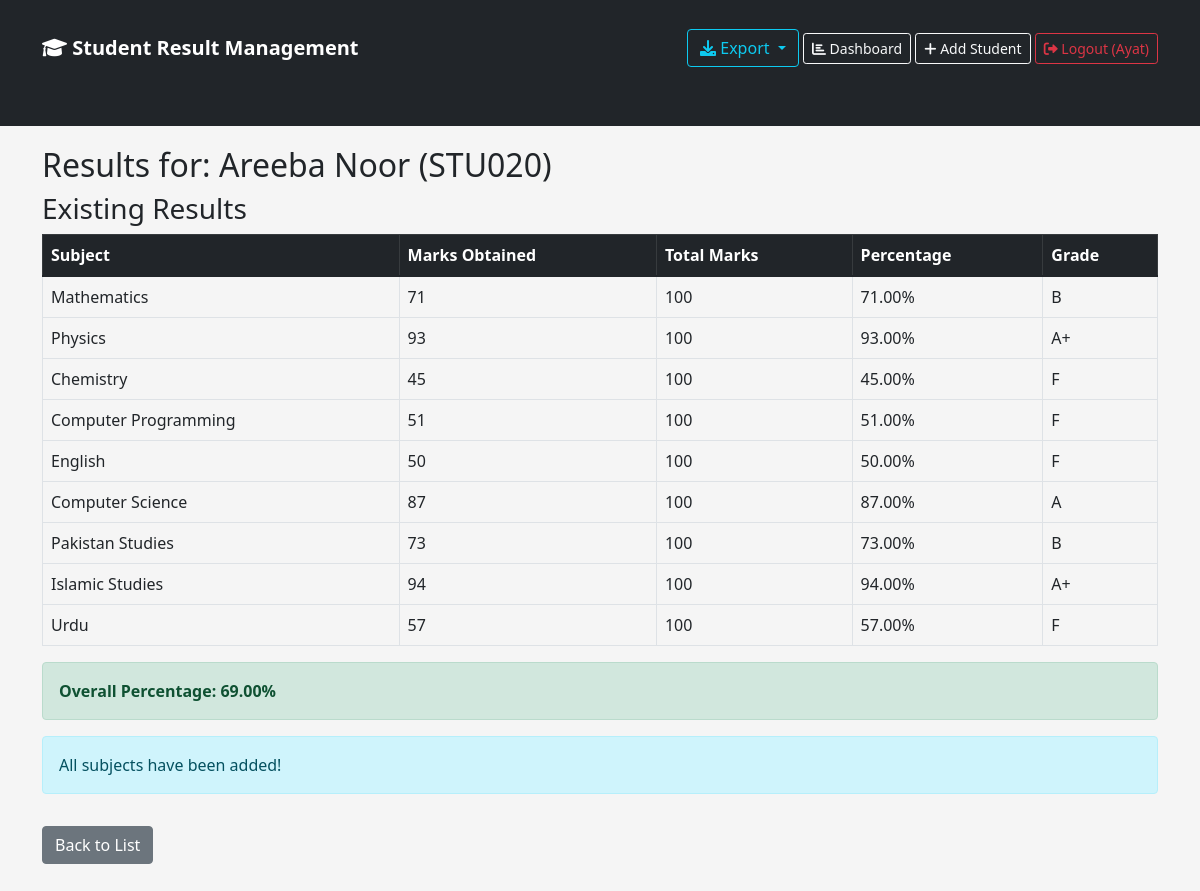
The app's page /23/result/ (signed in) with its own data.
### students/models.py (models this page shows, shortened)
class Student(models.Model):
    name = models.CharField(max_length=100)
    roll_no = models.CharField(max_length=20, unique=True)
    email = models.EmailField()
    class_name = models.CharField(max_length=20)
    created_at = models.DateTimeField(auto_now_add=True)

class Result(models.Model):
    student = models.ForeignKey(Student, on_delete=models.CASCADE, related_name='results')
    subject = models.ForeignKey(Subject, on_delete=models.CASCADE)
    marks_obtained = models.IntegerField()
    total_marks = models.IntegerField(default=100)
    class Meta:
        unique_together = ['student', 'subject']
    def percentage(self):
        return (self.marks_obtained / self.total_marks) * 100
    def grade(self):
        per = self.percentage()
        if per >= 90: return 'A+'
        elif per >= 80: return 'A'
        elif per >= 70: return 'B'
        elif per >= 60: return 'C'
        else: return 'F'

class Subject(models.Model):
    name = models.CharField(max_length=50)
    code = models.CharField(max_length=10)

### students/views.py (the view)
# urls.py: path('<int:pk>/result/', views.student_result, name='student_result'),
@login_required
def student_result(request, pk):
    student = get_object_or_404(Student, pk=pk)
    results = student.results.all()
    existing_subject_ids = results.values_list('subject_id', flat=True)
    available_subjects = Subject.objects.exclude(id__in=existing_subject_ids)
    total_percentage = 0
    if results:
        total_percentage = sum(r.percentage() for r in results) / results.count()
    if request.method == 'POST':
        form = ResultForm(request.POST)
        if form.is_valid():
            result = form.save(commit=False)
            result.student = student
            result.save()
            return redirect('student_result', pk=pk)
    else:
        form = ResultForm()
    context = {
        'student': student,
        'results': results,
        'form': form,
        'available_subjects': available_subjects,
        'total_percentage': total_percentage,
    }
    return render(request, 'students/student_result.html', context)

### students/templates/students/student_result.html
{% extends 'students/base.html' %}
{% block content %}
<h2>Results for: {{ student.name }} ({{ student.roll_no }})</h2>
<h3>Existing Results</h3>
<table class="table table-bordered">
    <thead class="table-dark">
        <tr>
            <th>Subject</th>
            <th>Marks Obtained</th>
            <th>Total Marks</th>
            <th>Percentage</th>
            <th>Grade</th>
        </tr>
    </thead>
    <tbody>
        {% for result in results %}
        <tr>
            <td>{{ result.subject.name }}</td>
            <td>{{ result.marks_obtained }}</td>
            <td>{{ result.total_marks }}</td>
            <td>{{ result.percentage|floatformat:2 }}%</td>
            <td>{{ result.grade }}</td>
        </tr>
        {% empty %}
        <tr><td colspan="5" class="text-center">No results added yet</td></tr>
        {% endfor %}
    </tbody>
</table>
{% if total_percentage > 0 %}
<div class="alert alert-success">
    <strong>Overall Percentage: {{ total_percentage|floatformat:2 }}%</strong>
</div>
{% endif %}
{% if available_subjects %}
<h3>Add New Result</h3>
<div class="card">
    <div class="card-body">
        <form method="POST">
            {% csrf_token %}
            {{ form.as_p }}
            <button type="submit" class="btn btn-primary">Add Result</button>
        </form>
    </div>
</div>
{% else %}
<div class="alert alert-info">All subjects have been added!</div>
{% endif %}
<a href="{% url 'student_list' %}" class="btn btn-secondary mt-3">Back to List</a>
{% endblock %}

### students/templates/students/base.html (shortened to what this page needs)
<!DOCTYPE html>
<html>
<head>
    <link href="https://cdn.jsdelivr.net/npm/bootstrap@5.1.3/dist/css/bootstrap.min.css" rel="stylesheet">
    <link rel="stylesheet" href="https://cdnjs.cloudflare.com/ajax/libs/font-awesome/6.0.0/css/all.min.css">
</head>
<body>
    <nav class="navbar navbar-dark bg-dark">
        <div class="container">
            <a class="navbar-brand" href="{% url 'student_list' %}">
                <i class="fas fa-graduation-cap"></i> Student Result Management
            </a>
            <div>
                {% if user.is_authenticated %}
                    <div class="btn-group">
                        <button type="button" class="btn btn-outline-info dropdown-toggle" data-bs-toggle="dropdown">
                            <i class="fas fa-download"></i> Export
                        </button>
                    </div>
                    <a class="btn btn-outline-light btn-sm" href="{% url 'dashboard' %}">
                        <i class="fas fa-chart-bar"></i> Dashboard
                    </a>
                    <a class="btn btn-outline-light btn-sm" href="{% url 'student_create' %}">
                        <i class="fas fa-plus"></i> Add Student
                    </a>
                    <a class="btn btn-outline-danger btn-sm" href="{% url 'logout' %}">
                        <i class="fas fa-sign-out-alt"></i> Logout ({{ user.username }})
                    </a>
                {% else %}
                    <a class="btn btn-outline-light btn-sm" href="{% url 'login' %}">
                        <i class="fas fa-sign-in-alt"></i> Login
                    </a>
                {% endif %}
            </div>
        </div>
    </nav>
    <div class="container">
        {% block content %}
        {% endblock %}
    </div>
</body>
</html>

### students/templates/students/base.html (style rules this page uses)
body { background-color: #f5f5f5; }
.container { margin-top: 20px; margin-bottom: 50px; }
.navbar-brand { font-weight: bold; }

### records on screen
Student: name "Areeba Noor", roll_no "STU020"
Result: subject.name "Mathematics", marks_obtained "71", total_marks "100", percentage "71.00", grade "B"
Result: subject.name "Physics", marks_obtained "93", total_marks "100", percentage "93.00", grade "A+"
Result: subject.name "Chemistry", marks_obtained "45", total_marks "100", percentage "45.00", grade "F"
Result: subject.name "Computer Programming", marks_obtained "51", total_marks "100", percentage "51.00", grade "F"
Result: subject.name "English", marks_obtained "50", total_marks "100", percentage "50.00", grade "F"
Result: subject.name "Computer Science", marks_obtained "87", total_marks "100", percentage "87.00", grade "A"
Result: subject.name "Pakistan Studies", marks_obtained "73", total_marks "100", percentage "73.00", grade "B"
Result: subject.name "Islamic Studies", marks_obtained "94", total_marks "100", percentage "94.00", grade "A+"
Result: subject.name "Urdu", marks_obtained "57", total_marks "100", percentage "57.00", grade "F"

### other values on screen
{{ user.username }} "Ayat"
{{ total_percentage|floatformat:2 }} "69.00"
